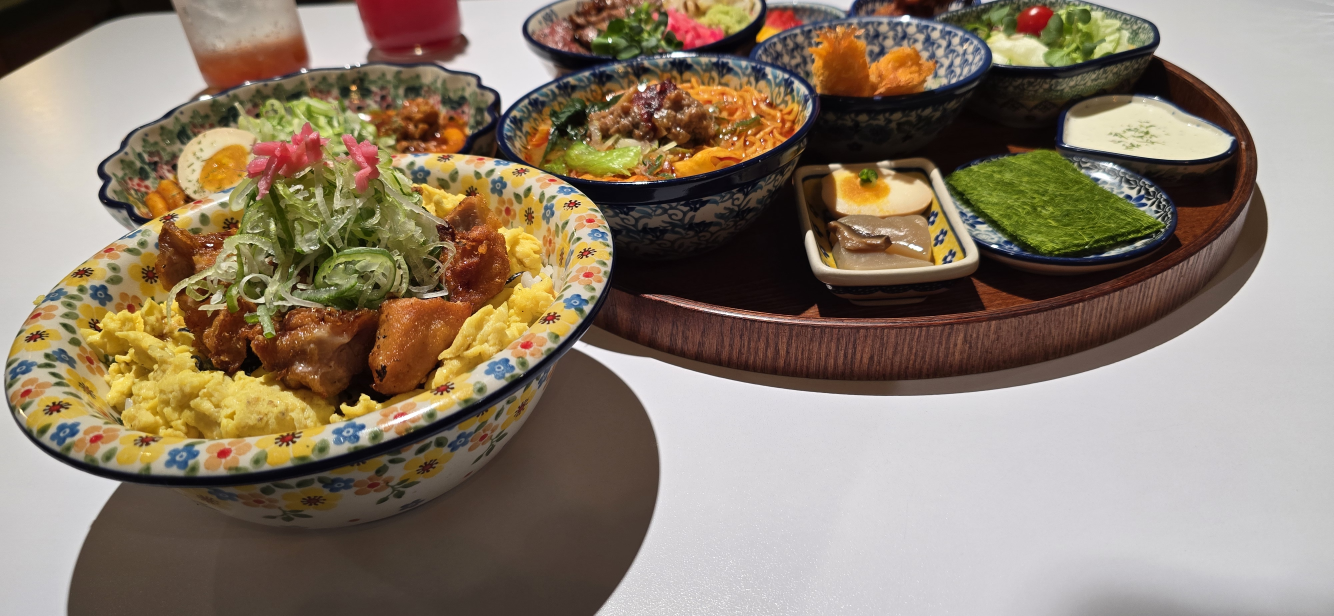
#> input picture input/REAL_WORLD_PICTURE.jpg, 4000 x 1848 px (shown at 1/3 size)
$ python iteration4.py   (older library calls are emulated)
#> lines starting #> are read from the running program, lines starting #| are printed output that depends on the picture
#> (reads smu_sig_prossessing/ringPattern.npy from the repository)
### smu_sig_prossessing/degradation.py
"""
Degradation module — artificial noise simulation for evaluation.
Includes basic noise types + NTSC analog video emulation.
"""
from __future__ import annotations

import numpy as np
import cv2
import os

# Import NTSC plugin (copy from zhuker/ntsc)
from .ntsc_plugin import Ntsc, random_ntsc, bgr2yiq
#> further down, img is the input picture: shape (1848, 4000, 3); mean B, G, R 107.8, 125.8, 140.6

_NTSC_RINGPATTERN = os.path.join(os.path.dirname(__file__), "ringPattern.npy")


# ─── Basic Synthetic Degradation ────────────────────────────────────

def add_gaussian_noise(img: np.ndarray, sigma: float = 25) -> np.ndarray:
    """Add Gaussian (AWGN) noise."""
#> called with sigma = 15
    noise = np.random.normal(0, sigma, img.shape).astype(np.float32)
    return np.clip(img.astype(np.float32) + noise, 0, 255).astype(np.uint8)


def add_impulse_noise(img: np.ndarray, prob: float = 0.03) -> np.ndarray:
    """Add salt & pepper (impulse) noise."""
#> called with prob = 0.025
    noisy = img.copy()
    mask = np.random.random(img.shape[:2])
    noisy[mask < prob / 2] = 0
    noisy[mask > 1 - prob / 2] = 255
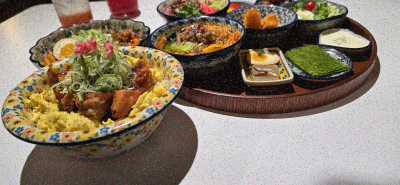
#> noisy: shape (740, 1600, 3) (shown at 1/4 size); mean B, G, R 108, 125.4, 139.7
    return noisy


def reduce_brightness(img: np.ndarray, gamma_val: float = 0.4) -> np.ndarray:
    """Simulate low brightness / low contrast via gamma."""
    table = np.array([(i / 255.0) ** (1.0 / gamma_val) * 255
                      for i in range(256)]).astype("uint8")
    return cv2.LUT(img, table)


def add_color_bias(img: np.ndarray,
                   r_gain: float = 1.3, g_gain: float = 0.8,
                   b_gain: float = 1.1) -> np.ndarray:
    """Per-channel color bias."""
#> called with r_gain = 1.18, g_gain = 0.825, b_gain = 1.07
    biased = img.astype(np.float32)
    biased[:, :, 2] *= r_gain
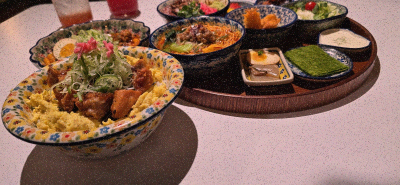
#> biased: shape (740, 1600, 3) float32 (shown at 1/4 size); mean B, G, R 108, 125.4, 164.2; drawn with min black and max white
    biased[:, :, 1] *= g_gain
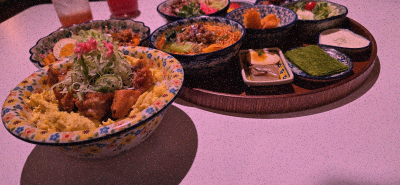
#> biased: shape (740, 1600, 3) float32 (shown at 1/4 size); mean B, G, R 108, 103.4, 164.2; drawn with min black and max white
    biased[:, :, 0] *= b_gain
    return np.clip(biased, 0, 255).astype(np.uint8)
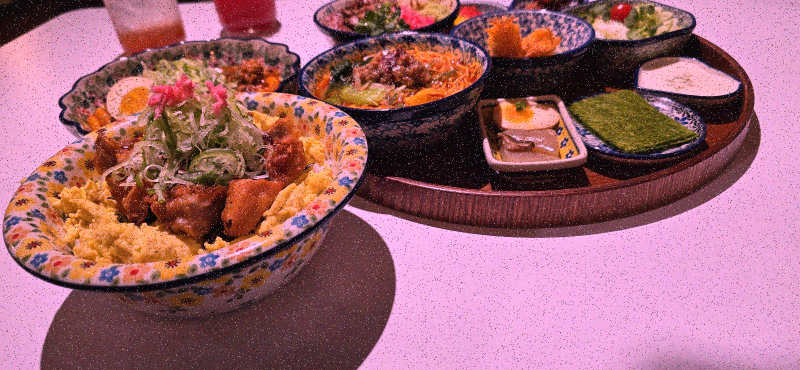
#> returned value: shape (740, 1600, 3) (shown at 1/2 size); mean of channels 0, 1, 2 115.3, 103, 160.9; drawn as B, G, R


# [16 lines left out: function add_periodic_noise, not called in this run]


def add_horizontal_line_noise(img: np.ndarray,
                              intensity: float = 30,
                              density: float = 0.3) -> np.ndarray:
    """
    Realistic analog horizontal scan-line interference.
    Adds random horizontal lines with varying brightness, simulating
    CRT scan-line noise, VHS tracking errors, and interference.

    intensity : max pixel value shift per affected line (0-255)
    density   : fraction of rows affected (0.0-1.0)
    """
    noisy = img.astype(np.float32)
    rows = img.shape[0]
    for r in range(rows):
        if np.random.random() < density:
            shift = np.random.uniform(-intensity, intensity)
            noisy[r, :, :] += shift
    return np.clip(noisy, 0, 255).astype(np.uint8)


def add_dropout(img: np.ndarray, streak_count: int = 20,
                max_length_ratio: float = 0.5,
                max_width: int = 3,
                white_prob: float = 0.7) -> np.ndarray:
    """
    Realistic analog tape dropout — random horizontal streaks.
    Common in VHS/Betamax: magnetic tape particles shed, causing
    white or black horizontal streaks.

    streak_count    : number of dropout streaks
    max_length_ratio: max streak length as fraction of image width
    max_width       : max streak height in pixels (1-5 typical for VHS)
    white_prob      : probability of white streak (vs black)
    """
    noisy = img.astype(np.float32)
    h, w = img.shape[:2]
    for _ in range(streak_count):
        row = np.random.randint(0, h - max_width)
        start_col = np.random.randint(0, w - 1)
        length = int(np.random.uniform(0.1, max_length_ratio) * w)
        end_col = min(start_col + length, w)
        val = 255.0 if np.random.random() < white_prob else 0.0
        width = np.random.randint(1, max_width + 1)
        noisy[row:row + width, start_col:end_col, :] = val
    return np.clip(noisy, 0, 255).astype(np.uint8)


# ─── NTSC Analog Video Degradation ──────────────────────────────────

# [91 lines left out: functions add_ntsc_noise, _create_ntsc, not called in this run]


# ─── Composite Degradation ──────────────────────────────────────────

def degrade_image(img: np.ndarray, use_ntsc: bool = False,
                  ntsc_intensity: str = "medium",
                  strength: float = 0.5,
                  sigma: float | None = None,
                  impulse_prob: float | None = None,
                  color_r: float | None = None, color_g: float | None = None,
                  color_b: float | None = None,
                  brightness_gamma: float | None = None,
                  periodic_freq: float = 25,
                  periodic_amp: float | None = None) -> np.ndarray:
    """
    Composite degradation — stack multiple noise sources scaled by strength.

    Parameters
    ----------
    img : clean image
    use_ntsc : if True, use NTSC emulation instead of basic noise
    ntsc_intensity : NTSC artifact intensity
    strength : float 0.0–1.0 — scales ALL noise parameters linearly.
               0.0 = no noise, 0.5 = moderate (default), 1.0 = extreme.
               Individual params override the scaled value when explicitly set.
    sigma, impulse_prob, etc. : explicit overrides (take precedence over strength)
    """
    s = np.clip(strength, 0.0, 1.0)
    d = img.copy()

    if use_ntsc:
        d = add_ntsc_noise(d, intensity=ntsc_intensity)
    else:
        # Scale defaults by strength
        _sigma = sigma if sigma is not None else s * 30
        _impulse = impulse_prob if impulse_prob is not None else s * 0.05
        _r = color_r if color_r is not None else 1.0 + s * 0.35
        _g = color_g if color_g is not None else 1.0 - s * 0.35
        _b = color_b if color_b is not None else 1.0 + s * 0.15
        _gamma = brightness_gamma if brightness_gamma is not None else 1.0 - s * 0.55
        _hline_intensity = s * 25          # horizontal scan-line noise
        _hline_density = s * 0.25
        _dropout_count = int(s * 15)

        d = add_gaussian_noise(d, sigma=_sigma)
        d = add_impulse_noise(d, prob=_impulse)
        d = add_color_bias(d, r_gain=_r, g_gain=_g, b_gain=_b)
        d = reduce_brightness(d, gamma_val=max(0.1, _gamma))
#> (the rest of the program and of its run is left out)
